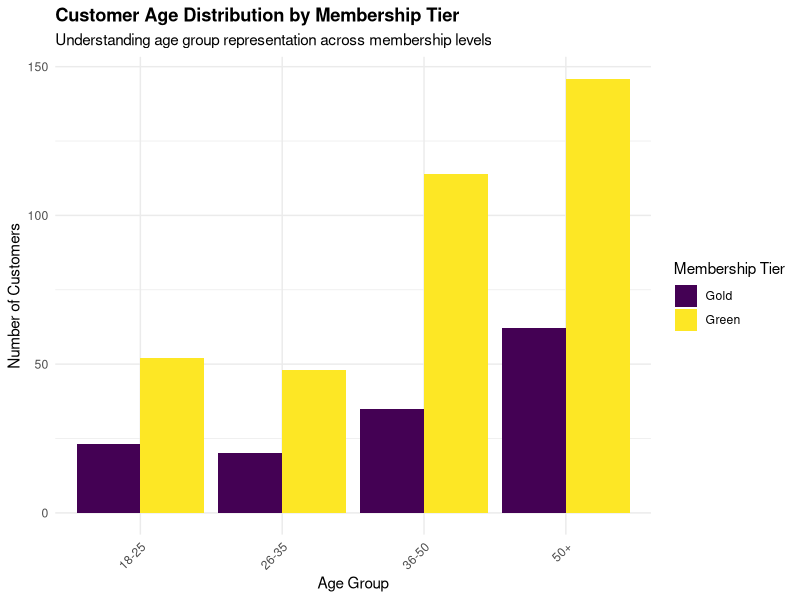
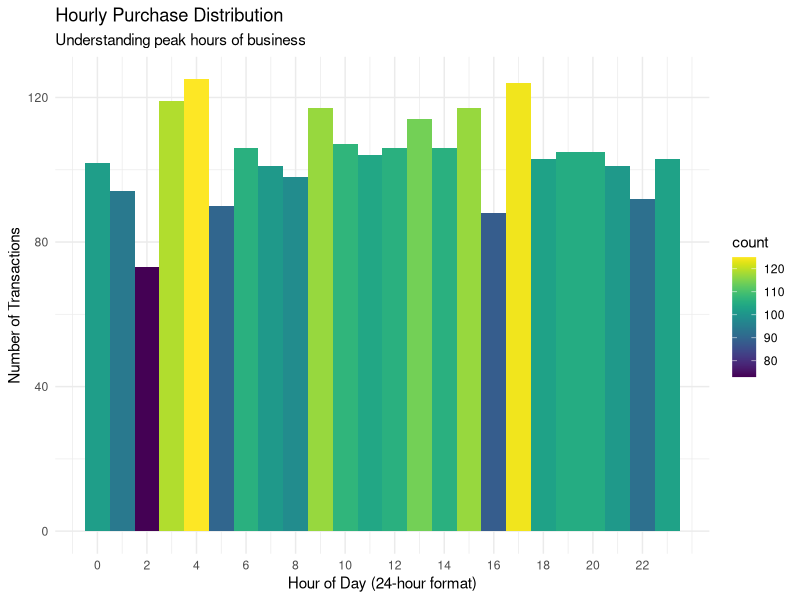
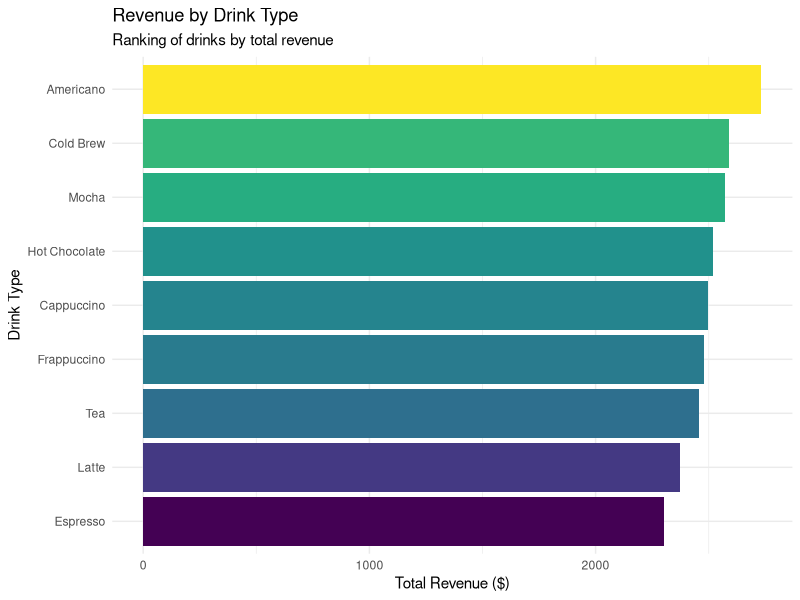
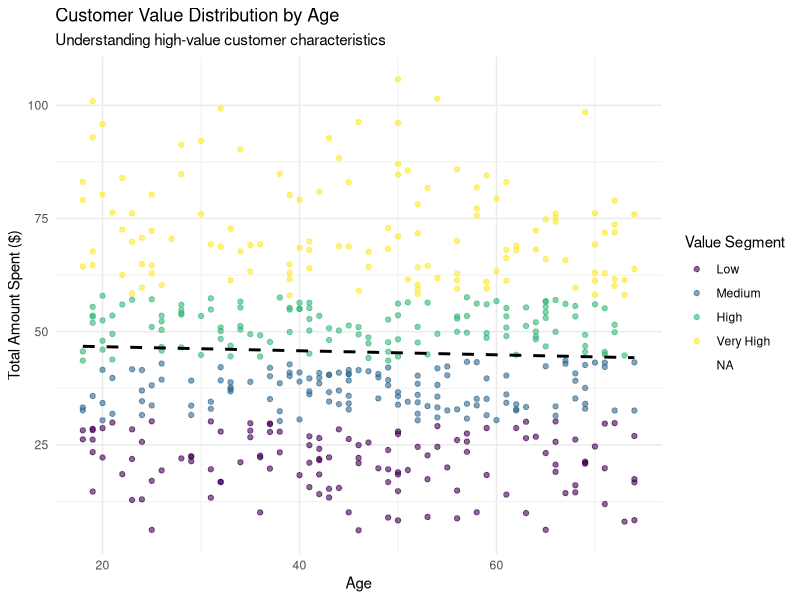
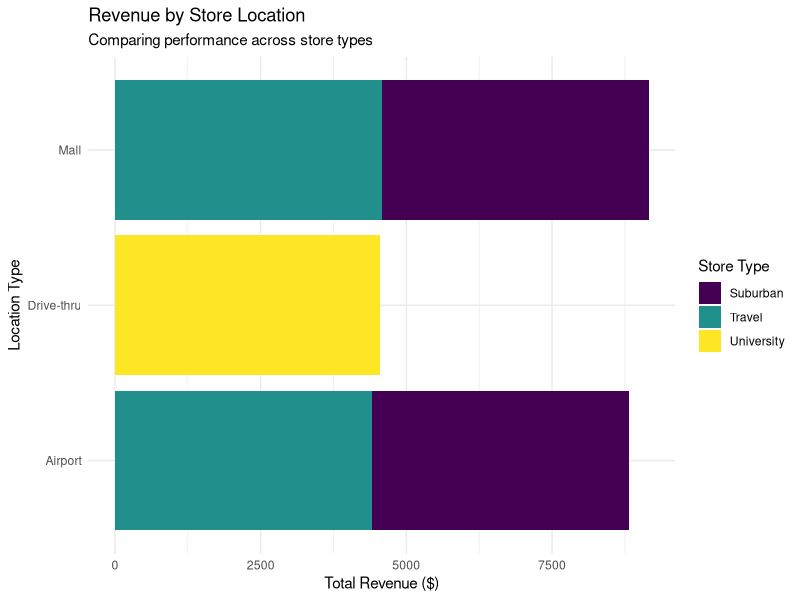

The R script that drew these images, in order:
## ---- chunk 1
knitr::opts_chunk$set(echo = TRUE, warning = FALSE, message = FALSE)
## ---- chunk 2
library(tidyverse)
library(lubridate)
library(scales)
library(gridExtra)
library(viridis)  
library(ggthemes)
## ---- chunk 3
demographics <- read.csv("customer_demographics.csv")
stores <- read.csv("store_data.csv")
purchases <- read.csv("purchase_history.csv")
loyalty <- read.csv("loyalty_data.csv")
## ---- chunk 4
demographics <- demographics %>%
  mutate(income = as.numeric(income))
customer_segments <- demographics %>%
  left_join(loyalty, by = "customer_id") %>%
  mutate(
    age_group = cut(age, breaks = c(0, 25, 35, 50, 100),
                    labels = c("18-25", "26-35", "36-50", "50+")),
    income_group = cut(income, breaks = c(0, 30000, 60000, 90000, Inf),
                      labels = c("Low", "Medium", "High", "Very High"))
  )
## ---- chunk 5
ggplot(customer_segments, aes(x = age_group, fill = membership_tier)) +
  geom_bar(position = "dodge") +
  scale_fill_viridis(discrete = TRUE, option = "D") +
  labs(title = "Customer Age Distribution by Membership Tier",
       subtitle = "Understanding age group representation across membership levels",
       x = "Age Group", 
       y = "Number of Customers",
       fill = "Membership Tier") +
  theme_minimal() +
  theme(
    plot.title = element_text(face = "bold"),
    axis.text.x = element_text(angle = 45, hjust = 1)
  )
## ---- chunk 6
purchase_patterns <- purchases %>%
  mutate(
    date = as.Date(date),
    month = floor_date(date, "month"),
    hour = hour(as.POSIXct(time, format = "%H:%M:%S"))
  )
## ---- chunk 7
ggplot(purchase_patterns, aes(x = hour)) +
  geom_histogram(aes(fill = ..count..), bins = 24) +
  scale_fill_viridis() +
  labs(title = "Hourly Purchase Distribution",
       subtitle = "Understanding peak hours of business",
       x = "Hour of Day (24-hour format)",
       y = "Number of Transactions") +
  theme_minimal() +
  scale_x_continuous(breaks = seq(0, 23, 2))
## ---- chunk 8
product_mix <- purchases %>%
  group_by(drink_type) %>%
  summarize(
    total_revenue = sum(total_amount),
    count = n(),
    avg_price = mean(total_amount)
  ) %>%
  arrange(desc(total_revenue))
## ---- chunk 9
ggplot(product_mix, aes(x = reorder(drink_type, total_revenue), y = total_revenue)) +
  geom_bar(stat = "identity", aes(fill = total_revenue)) +
  scale_fill_viridis() +
  coord_flip() +
  labs(title = "Revenue by Drink Type",
       subtitle = "Ranking of drinks by total revenue",
       x = "Drink Type",
       y = "Total Revenue ($)") +
  theme_minimal() +
  theme(legend.position = "none")
## ---- chunk 10
customer_value <- purchase_patterns %>%
  group_by(customer_id) %>%
  summarize(
    total_spent = sum(total_amount),
    visit_count = n()
  ) %>%
  left_join(demographics, by = "customer_id") %>%
  mutate(
    value_segment = cut(total_spent, 
                       breaks = quantile(total_spent, probs = seq(0, 1, 0.25)),
                       labels = c("Low", "Medium", "High", "Very High"))
  )
## ---- chunk 11
ggplot(customer_value, aes(x = age, y = total_spent, color = value_segment)) +
  geom_point(alpha = 0.6) +
  geom_smooth(method = "lm", se = FALSE, color = "black", linetype = "dashed") +
  scale_color_viridis(discrete = TRUE) +
  labs(title = "Customer Value Distribution by Age",
       subtitle = "Understanding high-value customer characteristics",
       x = "Age",
       y = "Total Amount Spent ($)",
       color = "Value Segment") +
  theme_minimal()
## ---- chunk 12
store_performance <- purchases %>%
  group_by(store_id) %>%
  summarize(
    total_revenue = sum(total_amount),
    avg_transaction = mean(total_amount),
    n_transactions = n()
  ) %>%
  left_join(stores, by = "store_id")
## ---- chunk 13
ggplot(store_performance, 
             aes(x = reorder(location_type, total_revenue), 
                 y = total_revenue, 
                 fill = store_type)) +
  geom_bar(stat = "identity") +
  scale_fill_viridis(discrete = TRUE) +
  coord_flip() +
  labs(title = "Revenue by Store Location",
       subtitle = "Comparing performance across store types",
       x = "Location Type",
       y = "Total Revenue ($)",
       fill = "Store Type") +
  theme_minimal()
## ---- chunk 14
summary_stats <- list(
  "Total Customers" = nrow(demographics),
  "Total Revenue" = sum(purchases$total_amount),
  "Average Transaction" = mean(purchases$total_amount),
  "Most Popular Drink" = names(which.max(table(purchases$drink_type))),
  "Best Performing Store" = store_performance$location_type[which.max(store_performance$total_revenue)]
)
summary_stats
